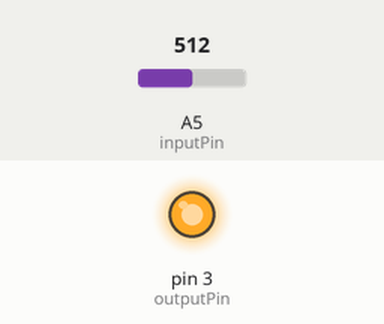
Recording of a sketch running on a simulated Arduino Uno, built with avr-gcc and run on an emulated ATmega328P. Shown: output pins drawn as LEDs (lit = HIGH). Inputs (shaded band) come from the test bench; at power-on: A5 (inputPin) = 512. What the sketch prints to the serial monitor is not drawn.

Above: at 3.4 s.
3.5 s: A5 (inputPin) set to 109
5.0 s: A5 (inputPin) set to 94
At 6.2 s:
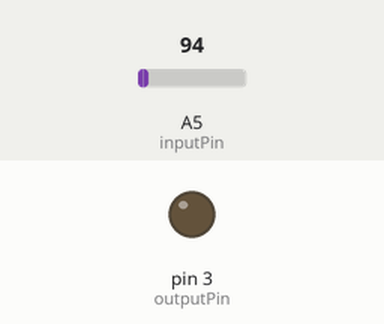
6.5 s: A5 (inputPin) set to 110
At 9.0 s:
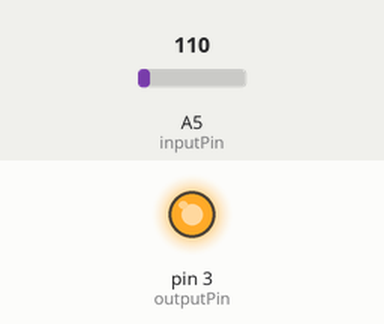
Timing chart, 0 to 10.5 s (numbered marks = the images above; inputs shaded):
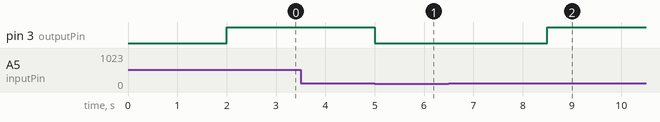

The sketch:

test02.ino
```cpp
int inputPin = A5;
int outputPin = 3;
int distance = 0;
int limite = 100;
long int time=0;
boolean flag=false;
int range=2000;


void setup() {
  Serial.begin(9600);
  pinMode(outputPin, OUTPUT);
}

void loop() {
  distance = analogRead(inputPin);
  if (distance > limite && flag==false){
    time= millis();
    flag=true;
    }
 else if (distance <= limite){
   digitalWrite(outputPin, LOW);
   flag=false;
}
if(time+range<millis() && flag==true){
 digitalWrite (outputPin,HIGH);

   }
Serial.println(distance);
}
```

Measured:
- the behaviour switches between 101 and 100 on A5 (inputPin) (found by bisection; images 0 and 1)
- after the input at 5.0 s, pin 3 (outputPin): HIGH → LOW at once
- after the input at 6.5 s, pin 3 (outputPin): LOW → HIGH after 2.0 s
